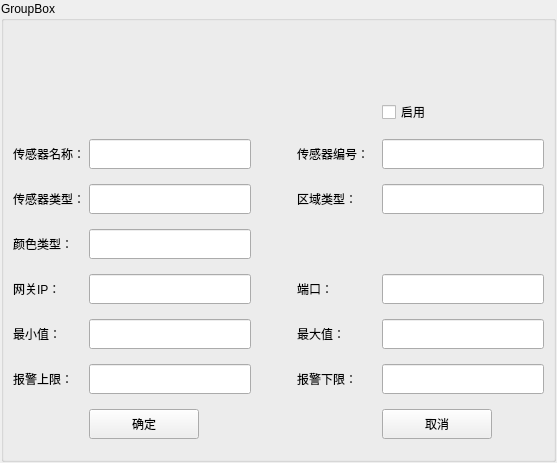
<?xml version="1.0" encoding="UTF-8"?>
<ui version="4.0">
 <class>SensorEditForm</class>
 <widget class="QWidget" name="SensorEditForm">
  <property name="geometry">
   <rect>
    <x>0</x>
    <y>0</y>
    <width>557</width>
    <height>463</height>
   </rect>
  </property>
  <property name="windowTitle">
   <string>Form</string>
  </property>
  <layout class="QGridLayout" name="gridLayout_2">
   <property name="leftMargin">
    <number>1</number>
   </property>
   <property name="topMargin">
    <number>1</number>
   </property>
   <property name="rightMargin">
    <number>1</number>
   </property>
   <property name="bottomMargin">
    <number>1</number>
   </property>
   <item row="0" column="0">
    <widget class="GroupBoxEx" name="groupBox">
     <property name="title">
      <string>GroupBox</string>
     </property>
     <layout class="QGridLayout" name="gridLayout">
      <property name="topMargin">
       <number>70</number>
      </property>
      <item row="5" column="5">
       <widget class="LineEditEx" name="lineEditPort">
        <property name="sizePolicy">
         <sizepolicy hsizetype="Fixed" vsizetype="Fixed">
          <horstretch>0</horstretch>
          <verstretch>0</verstretch>
         </sizepolicy>
        </property>
        <property name="minimumSize">
         <size>
          <width>162</width>
          <height>30</height>
         </size>
        </property>
       </widget>
      </item>
      <item row="6" column="1">
       <widget class="LineEditEx" name="lineEditValueMin">
        <property name="sizePolicy">
         <sizepolicy hsizetype="Fixed" vsizetype="Fixed">
          <horstretch>0</horstretch>
          <verstretch>0</verstretch>
         </sizepolicy>
        </property>
        <property name="minimumSize">
         <size>
          <width>162</width>
          <height>30</height>
         </size>
        </property>
       </widget>
      </item>
      <item row="2" column="0">
       <widget class="LabelEx" name="label">
        <property name="maximumSize">
         <size>
          <width>70</width>
          <height>16777215</height>
         </size>
        </property>
        <property name="text">
         <string>传感器名称：</string>
        </property>
       </widget>
      </item>
      <item row="7" column="1">
       <widget class="LineEditEx" name="lineEditWaringUp">
        <property name="sizePolicy">
         <sizepolicy hsizetype="Fixed" vsizetype="Fixed">
          <horstretch>0</horstretch>
          <verstretch>0</verstretch>
         </sizepolicy>
        </property>
        <property name="minimumSize">
         <size>
          <width>162</width>
          <height>30</height>
         </size>
        </property>
       </widget>
      </item>
      <item row="4" column="0">
       <widget class="LabelEx" name="label_5">
        <property name="maximumSize">
         <size>
          <width>70</width>
          <height>16777215</height>
         </size>
        </property>
        <property name="text">
         <string>颜色类型：</string>
        </property>
       </widget>
      </item>
      <item row="3" column="0">
       <widget class="LabelEx" name="label_3">
        <property name="maximumSize">
         <size>
          <width>70</width>
          <height>16777215</height>
         </size>
        </property>
        <property name="text">
         <string>传感器类型：</string>
        </property>
       </widget>
      </item>
      <item row="7" column="0">
       <widget class="LabelEx" name="label_11">
        <property name="maximumSize">
         <size>
          <width>70</width>
          <height>16777215</height>
         </size>
        </property>
        <property name="text">
         <string>报警上限：</string>
        </property>
       </widget>
      </item>
      <item row="6" column="3">
       <widget class="LabelEx" name="label_9">
        <property name="text">
         <string>最大值：</string>
        </property>
       </widget>
      </item>
      <item row="8" column="1">
       <widget class="PushButtonEx" name="pushButtonOk">
        <property name="minimumSize">
         <size>
          <width>0</width>
          <height>30</height>
         </size>
        </property>
        <property name="maximumSize">
         <size>
          <width>110</width>
          <height>16777215</height>
         </size>
        </property>
        <property name="text">
         <string>确定</string>
        </property>
       </widget>
      </item>
      <item row="6" column="5">
       <widget class="LineEditEx" name="lineEditValueMax">
        <property name="sizePolicy">
         <sizepolicy hsizetype="Fixed" vsizetype="Fixed">
          <horstretch>0</horstretch>
          <verstretch>0</verstretch>
         </sizepolicy>
        </property>
        <property name="minimumSize">
         <size>
          <width>162</width>
          <height>30</height>
         </size>
        </property>
       </widget>
      </item>
      <item row="7" column="3">
       <widget class="LabelEx" name="label_10">
        <property name="text">
         <string>报警下限：</string>
        </property>
       </widget>
      </item>
      <item row="0" column="5">
       <widget class="CheckBoxEx" name="checkBoxEnable">
        <property name="maximumSize">
         <size>
          <width>50</width>
          <height>16777215</height>
         </size>
        </property>
        <property name="layoutDirection">
         <enum>Qt::LeftToRight</enum>
        </property>
        <property name="text">
         <string>启用</string>
        </property>
       </widget>
      </item>
      <item row="7" column="5">
       <widget class="LineEditEx" name="lineEditWaringDn">
        <property name="sizePolicy">
         <sizepolicy hsizetype="Fixed" vsizetype="Fixed">
          <horstretch>0</horstretch>
          <verstretch>0</verstretch>
         </sizepolicy>
        </property>
        <property name="minimumSize">
         <size>
          <width>162</width>
          <height>30</height>
         </size>
        </property>
       </widget>
      </item>
      <item row="2" column="3">
       <widget class="LabelEx" name="label_2">
        <property name="text">
         <string>传感器编号：</string>
        </property>
       </widget>
      </item>
      <item row="5" column="0">
       <widget class="LabelEx" name="label_6">
        <property name="maximumSize">
         <size>
          <width>70</width>
          <height>16777215</height>
         </size>
        </property>
        <property name="text">
         <string>网关IP：</string>
        </property>
       </widget>
      </item>
      <item row="2" column="5">
       <widget class="LineEditEx" name="lineEditSensorNO">
        <property name="sizePolicy">
         <sizepolicy hsizetype="Fixed" vsizetype="Fixed">
          <horstretch>0</horstretch>
          <verstretch>0</verstretch>
         </sizepolicy>
        </property>
        <property name="minimumSize">
         <size>
          <width>162</width>
          <height>30</height>
         </size>
        </property>
       </widget>
      </item>
      <item row="6" column="0">
       <widget class="LabelEx" name="label_8">
        <property name="maximumSize">
         <size>
          <width>70</width>
          <height>16777215</height>
         </size>
        </property>
        <property name="text">
         <string>最小值：</string>
        </property>
       </widget>
      </item>
      <item row="5" column="1">
       <widget class="LineEditEx" name="lineEditIP">
        <property name="sizePolicy">
         <sizepolicy hsizetype="Fixed" vsizetype="Fixed">
          <horstretch>0</horstretch>
          <verstretch>0</verstretch>
         </sizepolicy>
        </property>
        <property name="minimumSize">
         <size>
          <width>162</width>
          <height>30</height>
         </size>
        </property>
       </widget>
      </item>
      <item row="2" column="1">
       <widget class="LineEditEx" name="lineEditSensorName">
        <property name="sizePolicy">
         <sizepolicy hsizetype="Fixed" vsizetype="Fixed">
          <horstretch>0</horstretch>
          <verstretch>0</verstretch>
         </sizepolicy>
        </property>
        <property name="minimumSize">
         <size>
          <width>162</width>
          <height>30</height>
         </size>
        </property>
       </widget>
      </item>
      <item row="8" column="5">
       <widget class="PushButtonEx" name="pushButtonCancel">
        <property name="minimumSize">
         <size>
          <width>0</width>
          <height>30</height>
         </size>
        </property>
        <property name="maximumSize">
         <size>
          <width>110</width>
          <height>16777215</height>
         </size>
        </property>
        <property name="text">
         <string>取消</string>
        </property>
       </widget>
      </item>
      <item row="5" column="3">
       <widget class="LabelEx" name="label_7">
        <property name="text">
         <string>端口：</string>
        </property>
       </widget>
      </item>
      <item row="3" column="3">
       <widget class="LabelEx" name="label_4">
        <property name="text">
         <string>区域类型：</string>
        </property>
       </widget>
      </item>
      <item row="3" column="1">
       <widget class="LineEditEx" name="lineEditSensorType">
        <property name="sizePolicy">
         <sizepolicy hsizetype="Fixed" vsizetype="Fixed">
          <horstretch>0</horstretch>
          <verstretch>0</verstretch>
         </sizepolicy>
        </property>
        <property name="minimumSize">
         <size>
          <width>162</width>
          <height>30</height>
         </size>
        </property>
       </widget>
      </item>
      <item row="4" column="1">
       <widget class="LineEditEx" name="lineEditColorType">
        <property name="sizePolicy">
         <sizepolicy hsizetype="Fixed" vsizetype="Fixed">
          <horstretch>0</horstretch>
          <verstretch>0</verstretch>
         </sizepolicy>
        </property>
        <property name="minimumSize">
         <size>
          <width>162</width>
          <height>30</height>
         </size>
        </property>
       </widget>
      </item>
      <item row="2" column="2">
       <spacer name="horizontalSpacer">
        <property name="orientation">
         <enum>Qt::Horizontal</enum>
        </property>
        <property name="sizeType">
         <enum>QSizePolicy::Fixed</enum>
        </property>
        <property name="sizeHint" stdset="0">
         <size>
          <width>40</width>
          <height>20</height>
         </size>
        </property>
       </spacer>
      </item>
      <item row="3" column="5">
       <widget class="LineEditEx" name="lineEditAreaType">
        <property name="sizePolicy">
         <sizepolicy hsizetype="Fixed" vsizetype="Fixed">
          <horstretch>0</horstretch>
          <verstretch>0</verstretch>
         </sizepolicy>
        </property>
        <property name="minimumSize">
         <size>
          <width>162</width>
          <height>30</height>
         </size>
        </property>
       </widget>
      </item>
     </layout>
    </widget>
   </item>
  </layout>
 </widget>
 <customwidgets>
  <customwidget>
   <class>GroupBoxEx</class>
   <extends>QGroupBox</extends>
   <header>ctrls/GroupBoxEx.h</header>
   <container>1</container>
  </customwidget>
  <customwidget>
   <class>PushButtonEx</class>
   <extends>QPushButton</extends>
   <header>ctrls/PushButtonEx.h</header>
  </customwidget>
  <customwidget>
   <class>LineEditEx</class>
   <extends>QLineEdit</extends>
   <header>ctrls/LineEditEx.h</header>
  </customwidget>
  <customwidget>
   <class>CheckBoxEx</class>
   <extends>QCheckBox</extends>
   <header>ctrls/CheckBoxEx.h</header>
  </customwidget>
  <customwidget>
   <class>LabelEx</class>
   <extends>QLabel</extends>
   <header>ctrls/LabelEx.h</header>
  </customwidget>
 </customwidgets>
 <resources/>
 <connections/>
</ui>
